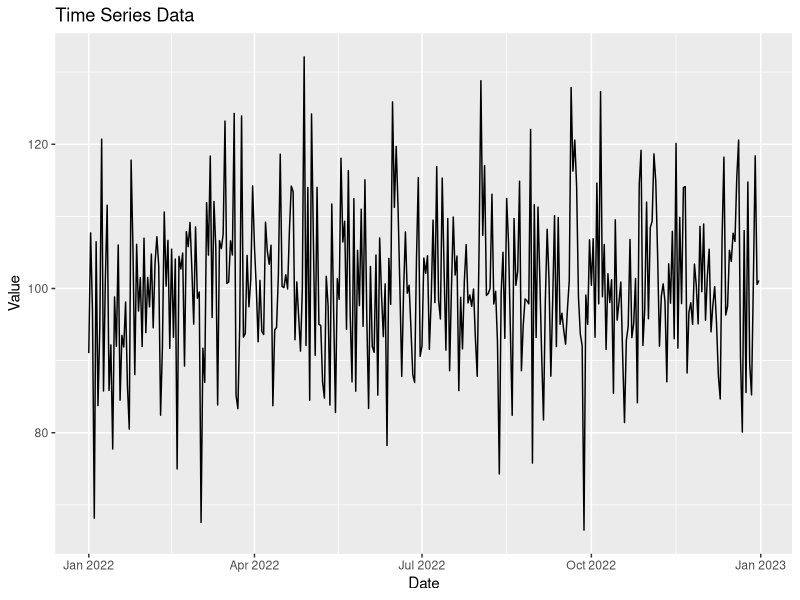

Write R code to recreate this figure.
library(ggplot2)
library(dplyr)

# Create some example data
ts_data <- data.frame(date = seq(from = as.Date("2022-01-01"), to = as.Date("2022-12-31"), by = "day"),
                               product = 1,
                               value = rnorm(365, mean = 100, sd = 10))

# Plot the data using ggplot
ggplot(ts_data, aes(x = date, y = value)) +
  geom_line() +
  ggtitle("Time Series Data") +
  xlab("Date") +
  ylab("Value")


# Add variable including the value of the day before
ts_data_with_lag <- ts_data %>%
  arrange(date) %>%
  mutate(value_prev_day = lag(value, default = NA))



# Example data, in which several values (labels) are given for each day
multiple_ts_data <- ts_data %>% 
  rbind(data.frame(date = seq(from = as.Date("2022-01-01"), to = as.Date("2022-12-31"), by = "day"),
                               product=2,
                               value = rnorm(365, mean = 100, sd = 10)))


multiple_ts_data_with_lag <- multiple_ts_data %>%
  arrange(date, product) %>%
  group_by(product) %>%
  mutate(value_prev_within_day = lag(value, default = NA)) %>%
  ungroup()
